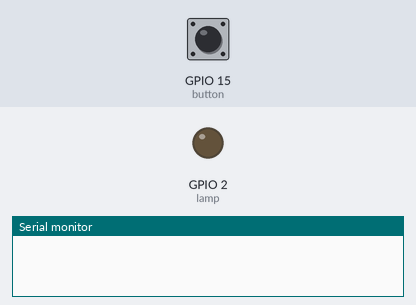
Bench run of a sketch on a simulated ESP32. Parts: output pins drawn as LEDs (lit = HIGH), the last lines printed to the serial monitor. The test bench sets the inputs (shaded band); at power-on: GPIO 15 (button) HIGH. WiFi joins after 1.5 s; servers stay silent unless stated; no MQTT or app messages arrive unless stated.

Above: at 4.3 s.
4.4 s: GPIO 15 (button) pulled LOW for 3.2 s
At 7.3 s:
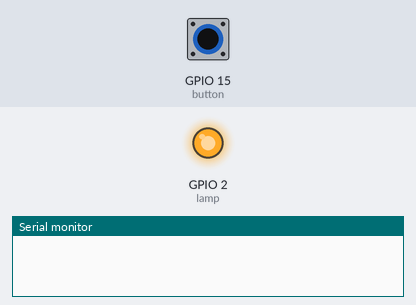
9.1 s: GPIO 15 (button) pulled LOW for 1 s
At 10.3 s:
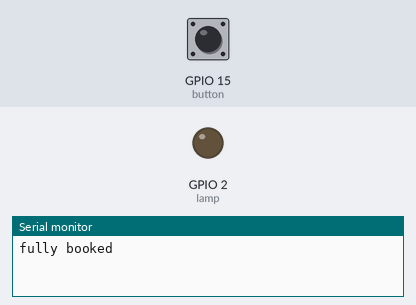
Timing chart, 0 to 12.1 s (numbered marks = the images above; inputs shaded):
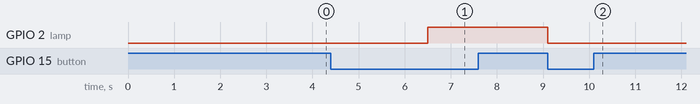

Measured:
- after the input at 4.4 s, GPIO 2 (lamp): LOW → HIGH after 2.1 s
- after the input at 9.1 s, GPIO 2 (lamp): HIGH → LOW at once

The sketch:

booking.ino
```cpp
#include <WiFi.h>
#include <PubSubClient.h>

const int button = 15;
const int lamp = 2;
unsigned long Time = 0;
unsigned long previous_time = 0;
unsigned long booking_one =0;
unsigned long booking_two =0;
unsigned long booking_three =0;
bool my_booking1 = false;
bool my_booking2 = false;
bool my_booking3 = false;
bool already_booked = false;
const int booking_time = 5000; // varighet for booking
char msgtext[25];
char msgtext1[25];
bool booked_status1 = false;
bool booked_status2 = false;
bool booked_status3 = false;

const char* ssid = "ASUS_30_2G";
const char* password = "mimmi1918";
const char* mqtt_server = "192.168.1.11";

WiFiClient espClient;
PubSubClient client(espClient);

void setup_wifi() {
  WiFi.begin(ssid, password);
  while (WiFi.status() != WL_CONNECTED) {
    delay(500);

  }
}

void booking_state(String topic, byte* message, unsigned int length){
  String messageTemp;
  for (int i = 0; i < length; i++) {
    messageTemp += (char)message[i];
  }
  if(topic=="home/booking1"){
    if(messageTemp == "booked"){
      booked_status1 = true;
    }
    else if(messageTemp == "available"){
      booked_status1 = false;
    }
  }
  if(topic=="home/booking2"){
    if(messageTemp == "booked"){
      booked_status2 = true;
    }
    else if(messageTemp == "available"){
      booked_status2 = false;
    }
  }
  if(topic=="home/booking3"){
    if(messageTemp == "booked"){
      booked_status3 = true;
    }
    else if(messageTemp == "available"){
      booked_status3 = false;
    }
  }
}
void reconnect() {
  while (!client.connected()) {
    if (client.connect("ESP8266Client")) {
      client.subscribe("home/booking1");
      client.subscribe("home/booking2");
      client.subscribe("home/booking3");
    }
  }
}
void setup(){
  pinMode(button, INPUT_PULLUP);
  pinMode(lamp, OUTPUT);
  Serial.begin(115200);
  setup_wifi();
  client.setServer(mqtt_server, 1883);
  client.setCallback(booking_state);
}
void loop(){
  Time = millis();
  if (!client.connected()) {
    reconnect();
  }
  if(!client.loop())
    client.connect("ESP8266Client");
  change();
  reset_status();
  led();
}
void change(){
  int Time_to_wait = 500;
  if ((digitalRead(button)==HIGH)&&(Time >= previous_time + Time_to_wait)){
    if ((booked_status1 == false)&&(already_booked == false)){

      client.publish("home/booking1", "booked");
      client.publish("Booking1", "Eirik");
      booking_one = Time;
      my_booking1 = true;
      already_booked = true;
    }
    else if ((booked_status2 == false)&&(already_booked == false)){
      client.publish("home/booking2", "booked");
      client.publish("Booking2", "Eirik");
      booking_two = Time;
      my_booking2 = true;
      already_booked = true;
    }
    else if ((booked_status3 == false)&&(already_booked == false)){
      client.publish("home/booking3", "booked");
      client.publish("Booking3", "Eirik");
      booking_three = Time;
      my_booking3 = true;
      already_booked = true;
    }
    else{
      Serial.println("fully booked");
    }
  }
  while(digitalRead(button)==HIGH){
    previous_time = Time;
  }
}
void reset_status(){
  if ((my_booking1 == true) && (booking_one + booking_time <= Time)){
    client.publish("Booking1", "Available");
    client.publish("home/booking1", "available");
    my_booking1 = false;
    already_booked = false;
  }
  else if ((my_booking2 == true) && (booking_two + booking_time <= Time)){
    client.publish("Booking2", "Available");
    client.publish("home/booking2", "available");
    my_booking2 = false;
    already_booked = false;
    }
  else if ((my_booking3 == true) && (booking_three + booking_time <= Time)){
    client.publish("Booking3", "Available");
    client.publish("home/booking3", "available");
    my_booking3 = false;
    already_booked = false;
  }
}
void led(){
  if (((booked_status1 == false)||(booked_status2 == false)||(booked_status3 == false))&&(already_booked == false)){
    digitalWrite(lamp, HIGH);
  }
  else{
    digitalWrite(lamp, LOW);
  }
}
```
